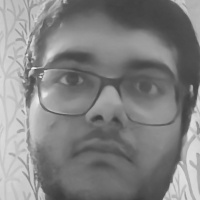
#> input picture data/Aritra.137.jpg, 200 x 200 px, given in place of the camera
$ python cpnn.py
#> lines starting #> are read from the running program, lines starting #| are printed output that depends on the picture
import cv2

def generate_dataset():
    face_classifier = cv2.CascadeClassifier("./haarcascade_frontalface_default.xml")
    def face_cropped(img):
        gray = cv2.cvtColor(img, cv2.COLOR_BGR2GRAY)
        faces = face_classifier.detectMultiScale(gray, 1.3, 5)

        if faces is ():
            return None
        for (x,y,w,h) in faces:
            cropped_face = img[y:y+h,x:x+w]
        return cropped_face

    cap = cv2.VideoCapture(0)
    img_id = 0

    while True:
        ret, frame = cap.read()
#> frame is the input picture: shape (200, 200, 3); min 60, max 239, mean 130.6
        if face_cropped(frame) is not None:
#> in face_cropped, `faces = face_classifier.detectMultiScale(gray, 1.3, 5)`: faces = [[16, 13, 177, 177]]
#> the loop in face_cropped, `for (x,y,w,h) in faces:` made 1 pass
#> pass 1, in face_cropped, `cropped_face = img[y:y+h,x:x+w]`:
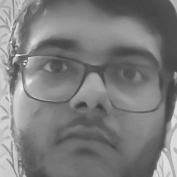
#> cropped_face: shape (177, 177, 3); min 60, max 239, mean 124.5
            img_id+=1
#> img_id = 1
            face = cv2.resize(face_cropped(frame), (200,200))
#> the loop in face_cropped (call 2), `for (x,y,w,h) in faces:` made 1 pass
            face = cv2.cvtColor(face, cv2.COLOR_BGR2GRAY)
#> face: shape (200, 200)
            # file_name_path = "./data/"+"Babui."+str(img_id)+".jpg"
            file_name_path = "./img_for_vis/"+str(img_id)+".jpg"
#> file_name_path = './img_for_vis/1.jpg'
            cv2.imwrite(file_name_path, face)
            cv2.putText(face, str(img_id), (50,50), cv2.FONT_HERSHEY_COMPLEX, 1, (0,255,0), 2 )
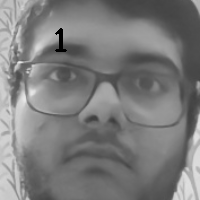
#> face: shape (200, 200); min 0, max 233, mean 124

            cv2.imshow("Cropped_Face", face)
            if cv2.waitKey(1)==13 or int(img_id)==20:
#> (key Esc is pressed here)
                break

    cap.release()
    cv2.destroyAllWindows()
    print("Collecting samples is completed !!!")

generate_dataset()

$ run again, on data/Aritra.18.jpg
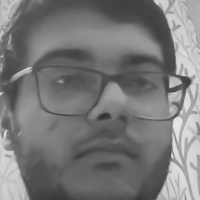
#> input picture data/Aritra.18.jpg, 200 x 200 px, given in place of the camera
#> in generate_dataset, frame is the input picture: shape (200, 200, 3); min 49, max 231, mean 120.8
#> faces = [[21, 14, 171, 171]]
#> the loop in face_cropped, `for (x,y,w,h) in faces:` made 1 pass
#> pass 1, in face_cropped, `cropped_face = img[y:y+h,x:x+w]`:
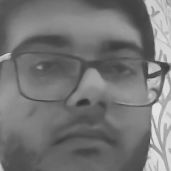
#> cropped_face: shape (171, 171, 3); min 49, max 231, mean 117.7
#> img_id = 1
#> the loop in face_cropped (call 2), `for (x,y,w,h) in faces:` made 1 pass
#> file_name_path = './img_for_vis/1.jpg'
#> in generate_dataset, `cv2.putText(face, str(img_id), (50,50), cv2.FONT_HERSHEY_COMPLEX, 1, (..`:
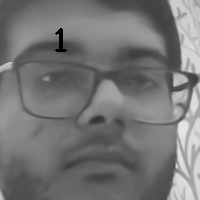
#> face: shape (200, 200); min 0, max 230, mean 117.2

$ run again, on data/Aritra.186.jpg
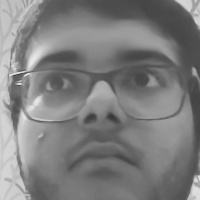
#> input picture data/Aritra.186.jpg, 200 x 200 px, given in place of the camera
#> in generate_dataset, frame is the input picture: shape (200, 200, 3); min 53, max 233, mean 126.3
#> faces = [[16, 16, 172, 172]]
#> the loop in face_cropped, `for (x,y,w,h) in faces:` made 1 pass
#> pass 1, in face_cropped, `cropped_face = img[y:y+h,x:x+w]`:
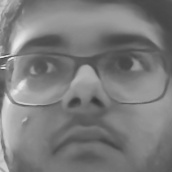
#> cropped_face: shape (172, 172, 3); min 53, max 233, mean 124.3
#> img_id = 1
#> the loop in face_cropped (call 2), `for (x,y,w,h) in faces:` made 1 pass
#> file_name_path = './img_for_vis/1.jpg'
#> in generate_dataset, `cv2.putText(face, str(img_id), (50,50), cv2.FONT_HERSHEY_COMPLEX, 1, (..`:
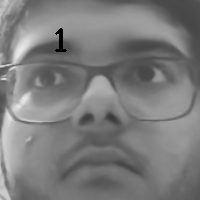
#> face: shape (200, 200); min 0, max 233, mean 123.9
